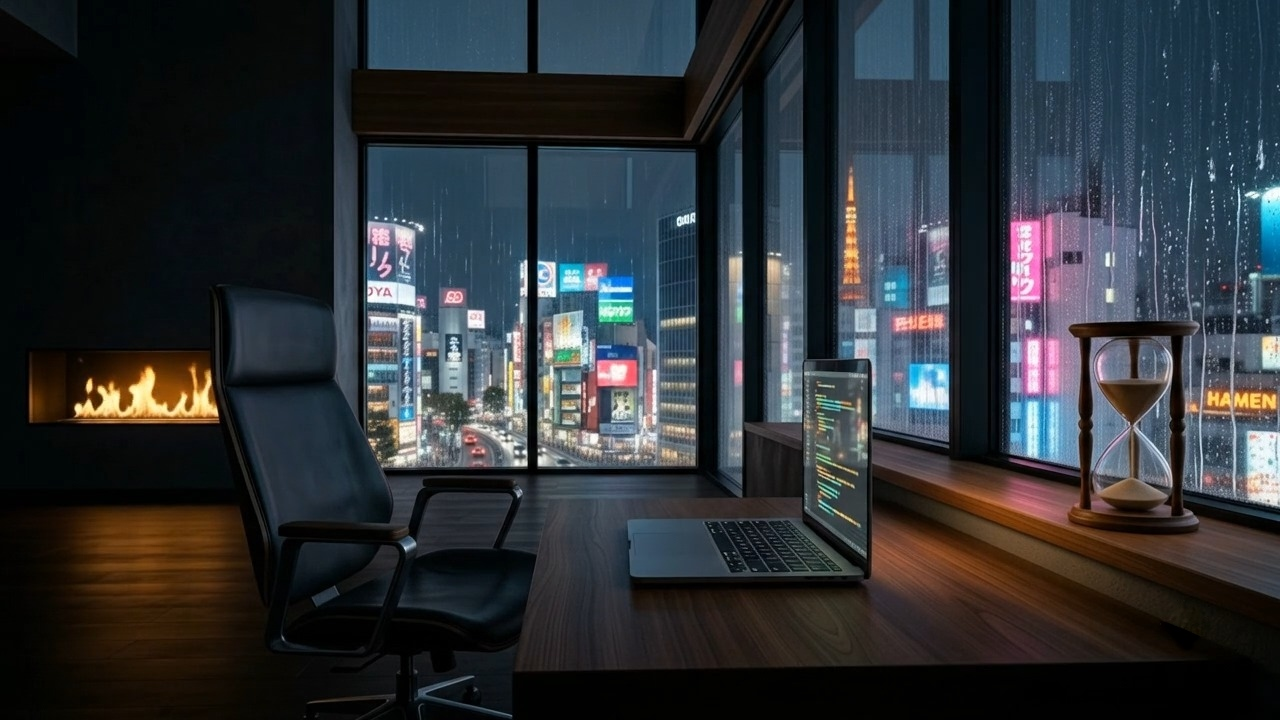
#> input picture stillwave/assets/focus-5010-source.jpg, 1280 x 720 px, given in place of 5efe0d4a-1000204368.jpg, which was not available
$ python yugen-short-build.py
#> lines starting #> are read from the running program, lines starting #| are printed output that depends on the picture; pictures that were not available may be replaced by others from this repository, and a replacement may not be noted
#!/usr/bin/env python3
"""YUGEN Short builder — jitter-free Ken Burns rendered in PIL with FLOAT crop boxes.

Also respects the locked SHORTS SAFE ZONE (glyphs inside y 150-1450, x 60-880 of
1080x1920) — the YouTube Shorts player hides the bottom ~24% and right ~17%.

Why not ffmpeg zoompan: zoompan rounds its crop rectangle to whole pixels, so a slow
zoom advances in 1-px steps -> visible stutter. Here every frame is resampled
(LANCZOS) from a float-precision crop of the full-res source, so motion is smooth by
construction. Crossfades and text-overlay fades are blended in PIL too.

Output: raw frames -> ffmpeg (h264 + AAC music).
"""
from PIL import Image
from pathlib import Path
import numpy as np
import sys

U = Path("/root/.claude/uploads/48780e4d-ee5f-5a8f-92df-523468e19c72")
SP = Path("/tmp/claude-0/-home-user-dan-documents/48780e4d-ee5f-5a8f-92df-523468e19c72/scratchpad")
OUTDIR = SP / "yframes"
W, H = 1080, 1920
FPS = 30
SHOT = 6.5          # seconds per shot (including the outgoing crossfade)
XF = 0.8            # crossfade duration

# shot list: (image, zoom-in?)  order = hook -> ridges -> empty(kanji) -> moon -> samurai -> dissolve
SHOTS = [
    ("5efe0d4a-1000204368.jpg", True),
    ("5960dc19-1000204372.jpg", False),
    ("4853d1c3-1000204370.jpg", True),
    ("24c95133-1000204371.jpg", False),
    ("c601bf36-1000204369.jpg", True),
    ("799d329e-1000204373.jpg", True),
]
ZOOM = 0.10         # 10% travel

# text overlays: (png, fade-in start, fade-out end)  ~1s fades
OVERLAYS = [
    ("yov_hook.png", 3.5, 9.5),
    ("yov_concept.png", 12.4, 17.6),
    ("yov_wisdom.png", 29.4, 33.2),   # on the final dissolving shot — samurai reveal stays text-free
]
FADE = 0.9
END_FADE = 0.9      # fade to black at the tail for a clean loop


def load_cover(p):
    """load source, centre-crop to exactly 9:16 so no stretching is needed"""
    im = Image.open(p).convert("RGB")
#> im is the input picture: PIL image 1280x720 RGB; mean R, G, B 46.1, 50.1, 54.1
    tw = im.height * W / H
#> tw = 405
    if im.width > tw:                       # too wide -> crop sides
        x = (im.width - tw) / 2
#> x = 437.5
        im = im.crop((int(x), 0, int(x + tw), im.height))
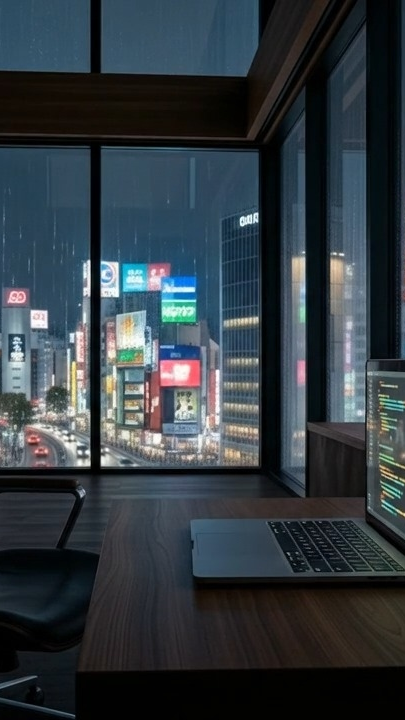
#> im: PIL image 405x720 RGB; mean R, G, B 49.4, 58.5, 64.8
    else:                                   # too tall -> crop top/bottom
        th = im.width * H / W
        y = (im.height - th) / 2
        im = im.crop((0, int(y), im.width, int(y + th)))
    return im


def kb_frame(src, prog, zoom_in):
    """one Ken Burns frame at progress 0..1 — FLOAT crop box, centred"""
    z = (1.0 + ZOOM * prog) if zoom_in else (1.0 + ZOOM * (1.0 - prog))
    cw, ch = src.width / z, src.height / z
    x0, y0 = (src.width - cw) / 2.0, (src.height - ch) / 2.0
    return src.resize((W, H), Image.LANCZOS, box=(x0, y0, x0 + cw, y0 + ch))


def main():
    OUTDIR.mkdir(parents=True, exist_ok=True)
    for old in OUTDIR.glob("*.jpg"):
        old.unlink()

    srcs = [load_cover(U / f) for f, _ in SHOTS]
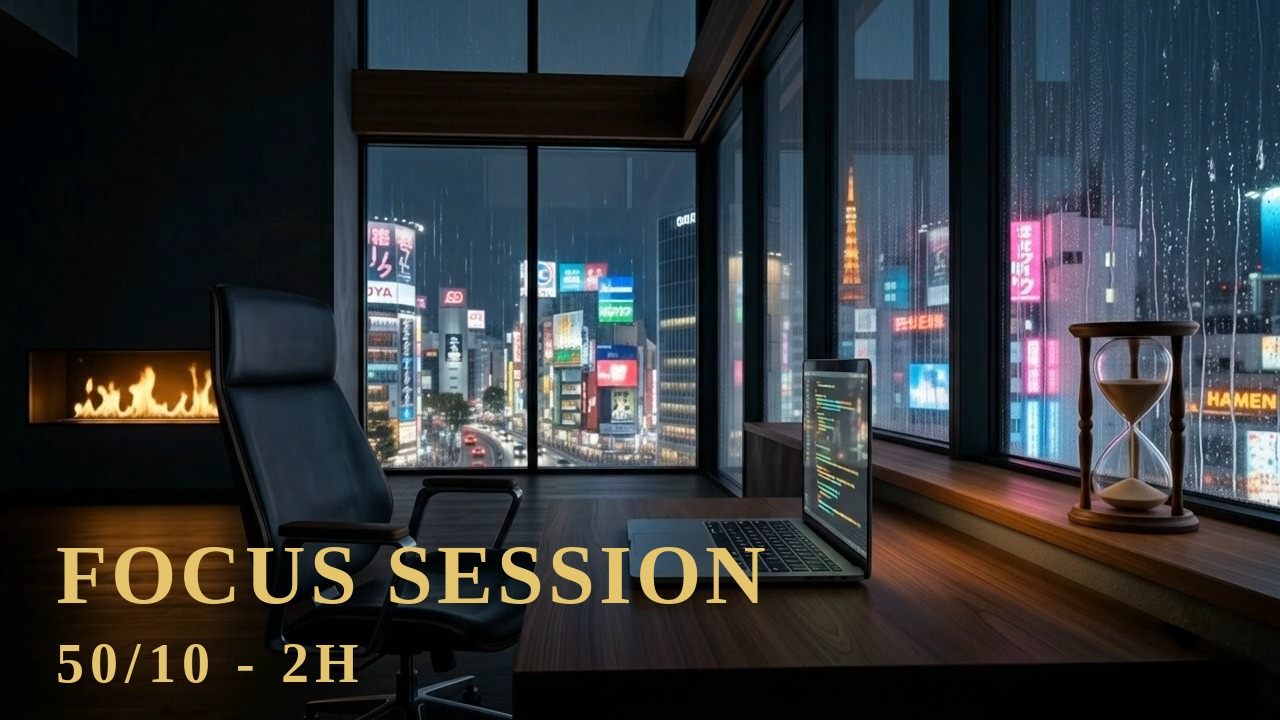
#> input picture stillwave/assets/focus-5010-thumb.jpg, 1280 x 720 px, given in place of 5960dc19-1000204372.jpg, which was not available
#> in load_cover, im is the input picture: PIL image 1280x720 RGB; mean R, G, B 49.7, 53.2, 55.7
#> in load_cover (call 2), `im = im.crop((int(x), 0, int(x + tw), im.height))`:
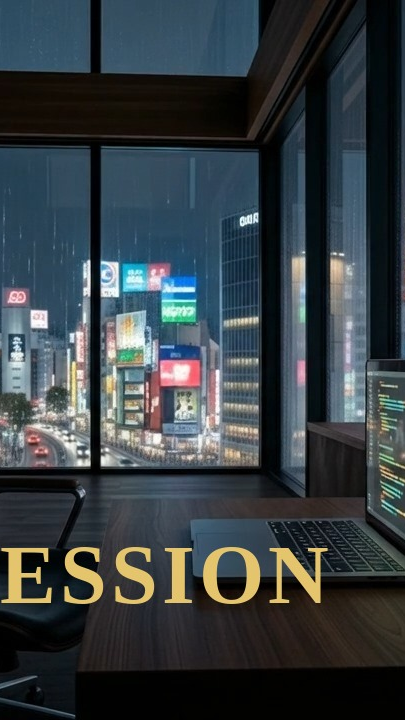
#> im: PIL image 405x720 RGB; mean R, G, B 54, 62.3, 66.4
    n = len(SHOTS)
    step = SHOT - XF                          # 5.7s between shot starts
    total = step * (n - 1) + SHOT             # 35.0s
    nframes = int(round(total * FPS))
    ovs = [(Image.open(SP / p).convert("RGBA"), a, b) for p, a, b in OVERLAYS]

    print(f"total {total:.2f}s -> {nframes} frames")
    for i in range(nframes):
        t = i / FPS
        # active shots + blend weight
        layers = []
        for s in range(n):
            s0 = s * step
            s1 = s0 + SHOT
            if s0 - 1e-6 <= t < s1:
                prog = (t - s0) / SHOT
                w = 1.0
                if s > 0 and t < s0 + XF:                    # incoming half of a crossfade
                    w = (t - s0) / XF
                if s < n - 1 and t > s0 + step:              # outgoing half
                    w = 1.0 - (t - (s0 + step)) / XF
                layers.append((s, prog, max(0.0, min(1.0, w))))
        if not layers:
            layers = [(n - 1, 1.0, 1.0)]

        if len(layers) == 1:
            s, prog, _ = layers[0]
            frame = kb_frame(srcs[s], prog, SHOTS[s][1])
        else:
            (sa, pa, wa), (sb, pb, wb) = layers[0], layers[1]
            A = np.asarray(kb_frame(srcs[sa], pa, SHOTS[sa][1]), dtype=np.float32)
            B = np.asarray(kb_frame(srcs[sb], pb, SHOTS[sb][1]), dtype=np.float32)
            f = wb / max(1e-6, wa + wb)
            frame = Image.fromarray(np.clip(A * (1 - f) + B * f, 0, 255).astype(np.uint8))

        # text overlays with smooth alpha fades
        for ov, a, b in ovs:
            if a - FADE <= t <= b + FADE:
                if t < a:
                    al = (t - (a - FADE)) / FADE
                elif t > b:
                    al = 1.0 - (t - b) / FADE
                else:
                    al = 1.0
                al = max(0.0, min(1.0, al))
                if al > 0.003:
                    layer = ov if al >= 0.999 else Image.fromarray(
                        np.dstack([np.asarray(ov)[:, :, :3],
                                   (np.asarray(ov)[:, :, 3] * al).astype(np.uint8)]))
                    frame = Image.alpha_composite(frame.convert("RGBA"), layer).convert("RGB")

        # tail fade to black
        if t > total - END_FADE:
            k = 1.0 - (t - (total - END_FADE)) / END_FADE
            frame = Image.fromarray((np.asarray(frame, dtype=np.float32) * max(0.0, k)).astype(np.uint8))

        frame.save(OUTDIR / f"f_{i:05d}.jpg", quality=95)
        if i % 150 == 0:
            print(f"  {i}/{nframes}", flush=True)

    print("frames done:", len(list(OUTDIR.glob('*.jpg'))))


if __name__ == "__main__":
#> (the run stopped early here; a loop or call above may not have finished)
